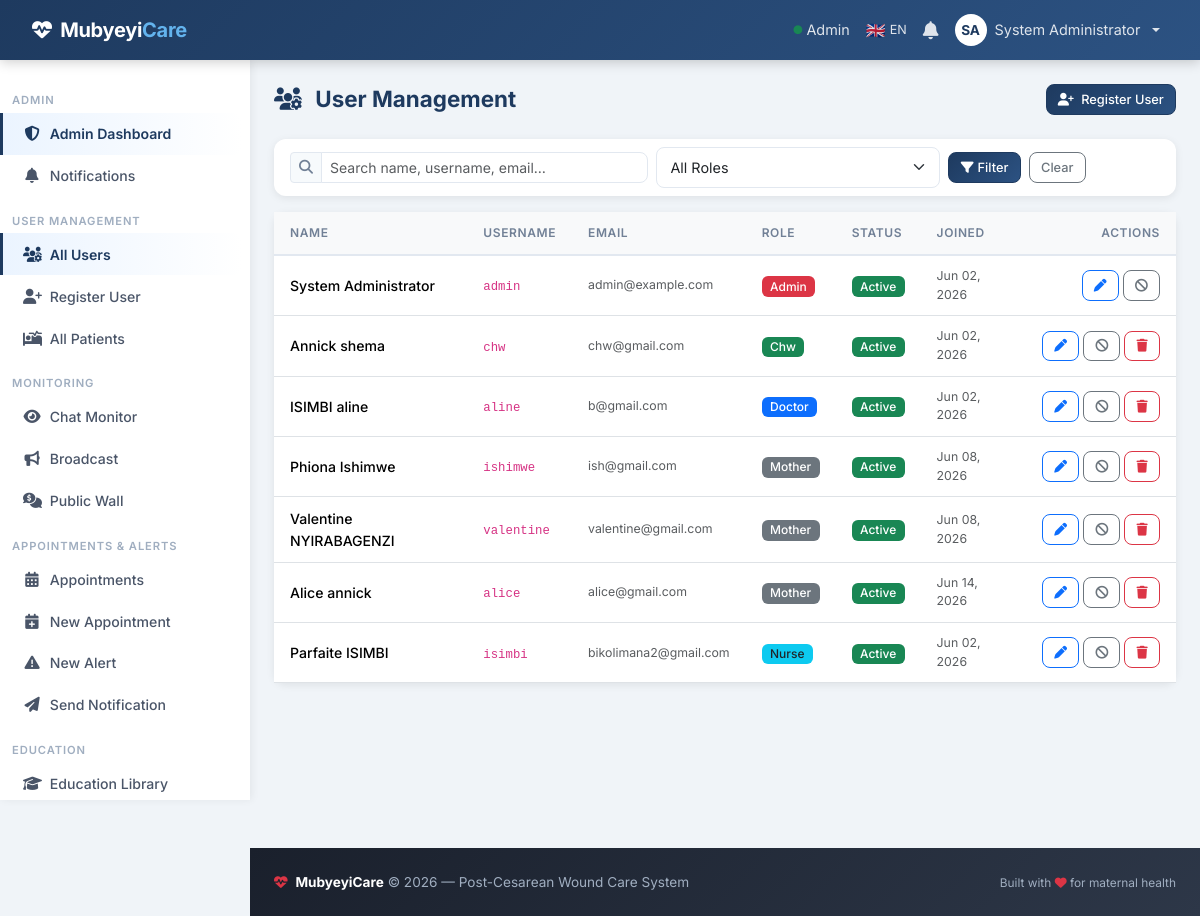
The app's page /admin/users (signed in) with its own data.
### models.py (models this page shows, shortened)
class User(UserMixin, db.Model):
    id = db.Column(db.Integer, primary_key=True)
    username = db.Column(db.String(80), unique=True, nullable=False)
    email = db.Column(db.String(120), unique=True, nullable=False)
    password_hash = db.Column(db.String(255), nullable=False)
    first_name = db.Column(db.String(100), nullable=False)
    last_name = db.Column(db.String(100), nullable=False)
    role = db.Column(db.Enum(UserRole), default=UserRole.PATIENT, nullable=False)
    phone = db.Column(db.String(20))
    location = db.Column(db.String(200))   # CHW service area (e.g. "Gasabo/Kinyinya")
    is_active = db.Column(db.Boolean, default=True)
    created_at = db.Column(db.DateTime, default=datetime.utcnow)
    patients = db.relationship('Patient', backref='primary_doctor', lazy='dynamic', foreign_keys='Patient.primary_doctor_id')
    follow_ups = db.relationship('FollowUp', backref='created_by', lazy='dynamic')
    sent_messages = db.relationship('Message', backref='sender', lazy='dynamic', foreign_keys='Message.sender_id')
    def get_full_name(self):
        return f"{self.first_name} {self.last_name}"

### routes/admin.py (the view, shortened to what this page needs)
@admin_bp.route('/users')
@login_required
@admin_required
def users():
    role_filter = request.args.get('role', '')
    q = request.args.get('q', '').strip()
    query = User.query
    if role_filter:
        try:
            query = query.filter_by(role=UserRole(role_filter))
        except ValueError:
            pass
    users = query.order_by(User.role.asc(), User.last_name.asc()).all()
    return render_template('admin/users.html', users=users, roles=UserRole,
                           role_filter=role_filter, q=q)

### templates/admin/users.html (shortened to what this page needs)
{% extends "base.html" %}
{% block content %}
<div class="page-header" data-aos="fade-down">
    <h2><i class="fas fa-users-gear me-2"></i> User Management</h2>
    <a href="{{ url_for('auth.register') }}" class="btn btn-primary btn-sm"><i class="fas fa-user-plus me-1"></i> Register User</a>
</div>
<div class="card mb-3" data-aos="fade-up">
    <div class="card-body py-2">
        <form method="GET" class="row g-2 align-items-center">
            <div class="col-md-5">
                <div class="input-group input-group-sm">
                    <span class="input-group-text"><i class="fas fa-search"></i></span>
                    <input type="text" class="form-control" name="q" value="{{ q }}" placeholder="Search name, username, email…">
                </div>
            </div>
            <div class="col-md-4">
                <select class="form-select form-select-sm" name="role">
                    <option value="">All Roles</option>
                </select>
            </div>
            <div class="col-auto">
                <button type="submit" class="btn btn-sm btn-primary"><i class="fas fa-filter me-1"></i>Filter</button>
                <a href="{{ url_for('admin.users') }}" class="btn btn-sm btn-outline-secondary ms-1">Clear</a>
            </div>
        </form>
    </div>
</div>
<div class="card" data-aos="fade-up">
    <div class="card-body p-0">
        <div class="table-responsive">
            <table class="table table-hover mb-0">
                <thead class="table-light">
                    <tr>
                        <th>Name</th><th>Username</th><th>Email</th><th>Role</th>
                        <th>Status</th><th>Joined</th><th class="text-end">Actions</th>
                    </tr>
                </thead>
                <tbody>
                    {% for u in users %}
                    <tr>
                        <td class="fw-medium">{{ u.get_full_name() }}</td>
                        <td><code>{{ u.username }}</code></td>
                        <td class="small text-muted">{{ u.email }}</td>
                        <td>
                            <span class="badge bg-{{
                                'danger' if u.role.value == 'admin' else
                                'primary' if u.role.value == 'doctor' else
                                'info text-dark' if u.role.value == 'nurse' else
                                'success' if u.role.value == 'chw' else
                                'secondary'
                            }}">{{ u.role.value.capitalize() }}</span>
                        </td>
                        <td>
                            <span class="badge bg-{{ 'success' if u.is_active else 'secondary' }}">
                                {{ 'Active' if u.is_active else 'Inactive' }}
                            </span>
                        </td>
                        <td class="small text-muted">{{ u.created_at.strftime('%b %d, %Y') }}</td>
                        <td class="text-end">
                            <div class="d-flex gap-1 justify-content-end">
                                <a href="{{ url_for('admin.edit_user', user_id=u.id) }}"
                                   class="btn btn-sm btn-outline-primary" title="Edit"><i class="fas fa-pen"></i></a>
                                <form method="POST" action="{{ url_for('admin.toggle_user_active', user_id=u.id) }}" class="d-inline">
                                    <button class="btn btn-sm btn-outline-{{ 'secondary' if u.is_active else 'success' }}" title="{{ 'Deactivate' if u.is_active else 'Activate' }}">
                                        <i class="fas fa-{{ 'ban' if u.is_active else 'check' }}"></i>
                                    </button>
                                </form>
                                {% if u.id != current_user.id %}
                                <form method="POST" action="{{ url_for('admin.delete_user', user_id=u.id) }}" class="d-inline"
                                      onsubmit="return confirm('Delete {{ u.username }}? This cannot be undone.')">
                                    <button class="btn btn-sm btn-outline-danger" title="Delete"><i class="fas fa-trash"></i></button>
                                </form>
                                {% endif %}
                            </div>
                        </td>
                    </tr>
                    {% else %}
                    <tr><td colspan="7" class="text-center text-muted py-4">No users found.</td></tr>
                    {% endfor %}
                </tbody>
            </table>
        </div>
    </div>
</div>
{% endblock %}

### templates/base.html (shortened to what this page needs)
<!DOCTYPE html>
<html lang="en">
<head>
    <link href="https://cdn.jsdelivr.net/npm/bootstrap@5.3.3/dist/css/bootstrap.min.css" rel="stylesheet">
    <link rel="stylesheet" href="https://cdnjs.cloudflare.com/ajax/libs/font-awesome/6.5.0/css/all.min.css">
    <link href="https://unpkg.com/aos@2.3.4/dist/aos.css" rel="stylesheet">
</head>
<body>
<nav class="navbar navbar-dark navbar-expand-lg fixed-top">
    <div class="container-fluid">
        <a class="navbar-brand" href="/">
            <i class="fas fa-heart-pulse me-1"></i> Mubyeyi<span>Care</span>
        </a>
        <div class="collapse navbar-collapse" id="navbarNav">
            <ul class="navbar-nav ms-auto align-items-center">
                {% if current_user.is_authenticated %}
                <li class="nav-item">
                    <span class="nav-link text-white-50 small d-none d-lg-inline">
                        <i class="fas fa-circle text-success" style="font-size:.55rem;vertical-align:middle;"></i>
                        {{ current_user.role.value.capitalize() }}
                    </span>
                </li>
                <li class="nav-item dropdown">
                    <a class="nav-link d-flex align-items-center gap-1 px-2" href="#"
                       id="langDropdown" role="button" data-bs-toggle="dropdown" aria-expanded="false"
                       title="{{ tr('Language') }}">
                        {% if current_lang == 'rw' %}
                        <span style="font-size:1rem;">🇷🇼</span>
                        <span class="d-none d-md-inline small">RW</span>
                        {% else %}
                        <span style="font-size:1rem;">🇬🇧</span>
                        <span class="d-none d-md-inline small">EN</span>
                        {% endif %}
                    </a>
                </li>
                <li class="nav-item dropdown">
                    <a class="nav-link position-relative" href="#"
                       id="bellDropdown" role="button"
                       data-bs-toggle="dropdown" aria-expanded="false"
                       title="Notifications">
                    </a>
                        {% set recent_notifs = current_user.notifications | sort(attribute='created_at', reverse=True) | list %}
                </li>
                <li class="nav-item dropdown">
                    <a class="nav-link dropdown-toggle d-flex align-items-center gap-2" href="#"
                       id="userDropdown" role="button" data-bs-toggle="dropdown" aria-expanded="false">
                        <span class="rounded-circle bg-white d-inline-flex align-items-center justify-content-center"
                              style="width:32px;height:32px;color:var(--primary);font-size:.85rem;font-weight:700;">
                            {{ current_user.first_name[0] | upper }}{{ current_user.last_name[0] | upper }}
                        </span>
                        <span class="d-none d-sm-inline">{{ current_user.get_full_name() }}</span>
                    </a>
                </li>
                {% endif %}
            </ul>
        </div>
    </div>
</nav>
{% if current_user.is_authenticated %}
<aside class="sidebar d-none d-lg-flex flex-column">
    <nav class="nav flex-column">
        {% if current_user.role.value in ['patient', 'mother'] %}
        <span class="sidebar-section">{{ tr('My Care') }}</span>
        <a class="nav-link" href="{{ url_for('dashboard.index') }}"><i class="fas fa-house-medical"></i> {{ tr('My Dashboard') }}</a>
        <a class="nav-link" href="{{ url_for('notifications.index') }}">
            <i class="fas fa-bell"></i> {{ tr('Notifications') }}
            {% if unread_notifications > 0 %}<span class="badge bg-danger ms-auto">{{ unread_notifications }}</span>{% endif %}
        </a>
        <span class="sidebar-section">{{ tr('Alerts & Appointments') }}</span>
        <a class="nav-link" href="{{ url_for('appointments.my_appointments') }}"><i class="fas fa-calendar-check"></i> {{ tr('My Appointments') }}</a>
        <a class="nav-link" href="{{ url_for('appointments.request_appointment') }}"><i class="fas fa-calendar-plus"></i> {{ tr('Request Appointment') }}</a>
        <span class="sidebar-section">{{ tr('Communication') }}</span>
        <a class="nav-link" href="{{ url_for('chat.patient_self_chat') }}"><i class="fas fa-comments"></i> {{ tr('Chat with Provider') }}</a>
        <a class="nav-link" href="{{ url_for('wall.index') }}"><i class="fas fa-comments-dollar"></i> {{ tr('Public Wall') }}</a>
        <span class="sidebar-section">{{ tr('Education') }}</span>
        <a class="nav-link" href="{{ url_for('education.library') }}"><i class="fas fa-graduation-cap"></i> {{ tr('Education Library') }}</a>
        <a class="nav-link" href="{{ url_for('education.bookmarks') }}"><i class="fas fa-bookmark"></i> {{ tr('My Bookmarks') }}</a>
        <a class="nav-link" href="{{ url_for('dashboard.health_education') }}"><i class="fas fa-book-medical"></i> {{ tr('Wound Care Guide') }}</a>
        {% elif current_user.role.value in ['admin', 'nurse'] %}
        <span class="sidebar-section">{{ tr('Admin') if current_user.role.value == 'admin' else 'Nurse Panel' }}</span>
        <a class="nav-link" href="{{ url_for('admin.dashboard') }}"><i class="fas fa-shield-halved"></i> {{ tr('Admin Dashboard') }}</a>
        <a class="nav-link" href="{{ url_for('notifications.index') }}">
            <i class="fas fa-bell"></i> {{ tr('Notifications') }}
        </a>
        {% if current_user.role.value == 'admin' %}
        <span class="sidebar-section">{{ tr('User Management') }}</span>
        <a class="nav-link" href="{{ url_for('admin.users') }}"><i class="fas fa-users-gear"></i> {{ tr('All Users') }}</a>
        <a class="nav-link" href="{{ url_for('auth.register') }}"><i class="fas fa-user-plus"></i> {{ tr('Register User') }}</a>
        {% endif %}
        <a class="nav-link" href="{{ url_for('admin.patients') }}"><i class="fas fa-bed-pulse"></i> {{ tr('All Patients') }}</a>
        <span class="sidebar-section">{{ tr('Monitoring') }}</span>
        <a class="nav-link" href="{{ url_for('admin.chat_monitor') }}"><i class="fas fa-eye"></i> {{ tr('Chat Monitor') }}</a>
        <a class="nav-link" href="{{ url_for('admin.broadcast') }}"><i class="fas fa-bullhorn"></i> {{ tr('Broadcast') }}</a>
        <a class="nav-link" href="{{ url_for('wall.index') }}"><i class="fas fa-comments-dollar"></i> {{ tr('Public Wall') }}</a>
        <span class="sidebar-section">{{ tr('Appointments & Alerts') }}</span>
        <a class="nav-link" href="{{ url_for('admin.appointments') }}"><i class="fas fa-calendar-days"></i> {{ tr('Appointments') }}</a>
        <a class="nav-link" href="{{ url_for('admin.create_appointment') }}"><i class="fas fa-calendar-plus"></i> {{ tr('New Appointment') }}</a>
        <a class="nav-link" href="{{ url_for('admin.create_alert') }}"><i class="fas fa-triangle-exclamation"></i> {{ tr('New Alert') }}</a>
        <a class="nav-link" href="{{ url_for('admin.create_notification') }}"><i class="fas fa-paper-plane"></i> {{ tr('Send Notification') }}</a>
        <span class="sidebar-section">{{ tr('Education') }}</span>
        <a class="nav-link" href="{{ url_for('education.library') }}"><i class="fas fa-graduation-cap"></i> {{ tr('Education Library') }}</a>
        {% endif %}
    </nav>
</aside>
{% endif %}
<main class="main-content">
    <div class="container-fluid px-4">
        {% block content %}{% endblock %}
    </div>
</main>
<footer class="py-4 mt-5" style="margin-left: var(--sidebar-w);">
    <div class="container-fluid px-4">
        <div class="row align-items-center">
            <div class="col-md-6">
                <p class="mb-0">
                    <i class="fas fa-heart-pulse text-danger me-1"></i>
                    <strong class="text-white">MubyeyiCare</strong> &copy; 2026 &mdash; {{ tr('Post-Cesarean Wound Care System') }}
                </p>
            </div>
            <div class="col-md-6 text-md-end mt-2 mt-md-0">
                <small>Built with <i class="fas fa-heart text-danger"></i> for maternal health</small>
            </div>
        </div>
    </div>
</footer>
</body>
</html>

### records on screen
User: role.value "Admin", first_name "S", last_name "A", get_full_name "System Administrator", role "ADMIN", username "admin", email "admin@example.com", is_active "Active", created_at "Jun 02, 2026"
User: get_full_name "Annick shema", username "chw", email "chw@gmail.com", role.value "Chw", is_active "Active", created_at "Jun 02, 2026"
User: get_full_name "ISIMBI aline", username "aline", email "b@gmail.com", role.value "Doctor", is_active "Active", created_at "Jun 02, 2026"
User: get_full_name "Phiona Ishimwe", username "ishimwe", email "ish@gmail.com", role.value "Mother", is_active "Active", created_at "Jun 08, 2026"
User: get_full_name "Valentine NYIRABAGENZI", username "valentine", email "valentine@gmail.com", role.value "Mother", is_active "Active", created_at "Jun 08, 2026"
User: get_full_name "Alice annick", username "alice", email "alice@gmail.com", role.value "Mother", is_active "Active", created_at "Jun 14, 2026"
User: get_full_name "Parfaite ISIMBI", username "isimbi", email "bikolimana2@gmail.com", role.value "Nurse", is_active "Active", created_at "Jun 02, 2026"

### other values on screen
{{ tr('Admin Dashboard') }} "Admin Dashboard"
{{ tr('Notifications') }} "Notifications"
{{ tr('User Management') }} "USER MANAGEMENT"
{{ tr('All Users') }} "All Users"
{{ tr('Register User') }} "Register User"
{{ tr('All Patients') }} "All Patients"
{{ tr('Monitoring') }} "MONITORING"
{{ tr('Chat Monitor') }} "Chat Monitor"
{{ tr('Broadcast') }} "Broadcast"
{{ tr('Public Wall') }} "Public Wall"
{{ tr('Appointments & Alerts') }} "APPOINTMENTS & ALERTS"
{{ tr('Appointments') }} "Appointments"
{{ tr('New Appointment') }} "New Appointment"
{{ tr('New Alert') }} "New Alert"
{{ tr('Send Notification') }} "Send Notification"
